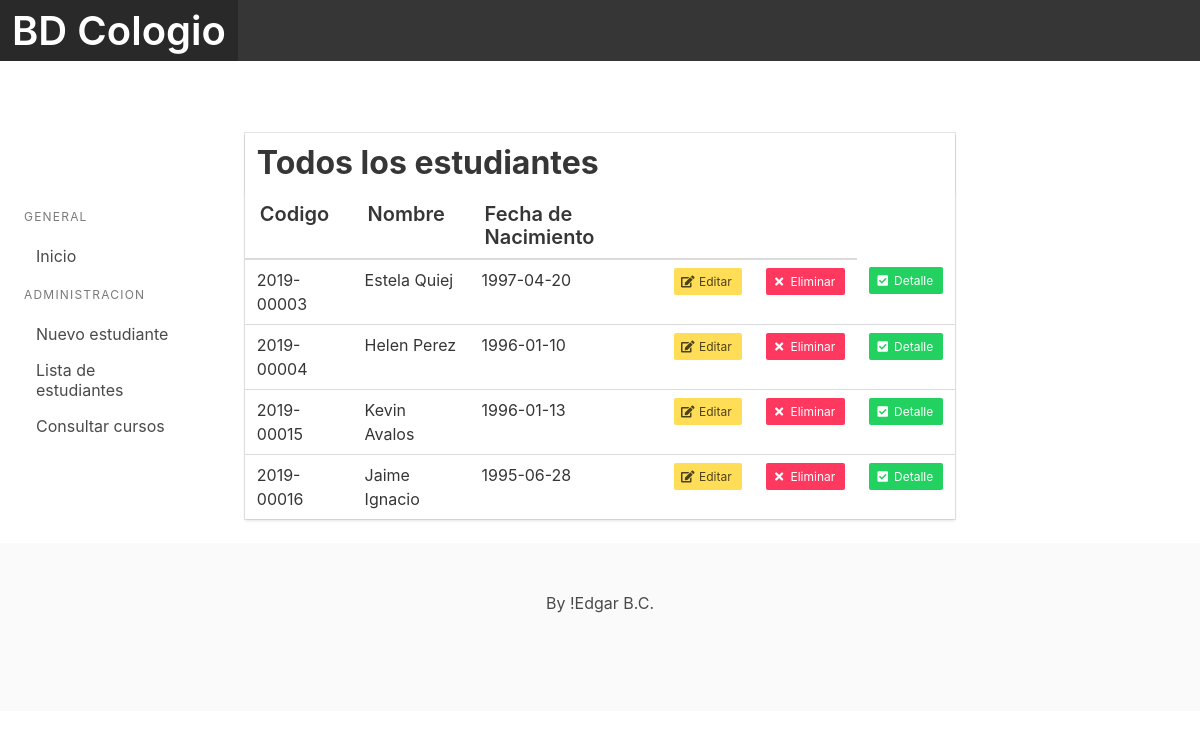
Screenshot of /student/list.php with the database file from the repository.
### tables this page shows
CREATE TABLE `student` (
  `id` int(11) NOT NULL AUTO_INCREMENT,
  `codigo` varchar(50) DEFAULT NULL,
  `fullname` varchar(50) NOT NULL,
  `birthdate` date NOT NULL,
  `is_active` tinyint(4) NOT NULL,
  PRIMARY KEY (`id`),
  UNIQUE KEY `codigo` (`codigo`)
);

### student/list.php (the view)
<?php require_once('../templates/header.php'); ?>
<?php require_once('../templates/navbar.php'); ?>
<br><br><br>
<div class="columns">
    <div class="column is-flex is-vcentered">
        <div class="section">
            <?php include_once('../templates/menu.php') ?>
        </div>
    </div>
    <div class="column is-three-fifths">
        <div class="card">
            <header class="card-header">
                <p class="card-header-title title is-3">Todos los estudiantes</p>
            </header>
            <div class="card-cotent is-flex is-horizontal-center">
                <table class="table is-hoverable">
                    <thead>
                        <th class="title is-5">Codigo</th>
                        <th class="title is-5">Nombre</th>
                        <th class="title is-5">Fecha de Nacimiento</th>
                        <th class="title is-5"></th>
                        <th class="title is-5"></th>
                    </thead>
                    <tbody>
                        <?php
                        include('../src/database/connection.php');
                        $sql = 'select * from student';
                        $result = $db_con->query($sql);
                        foreach ($result as $values) {
                            if ($values["is_active"] == 1) {
                                echo "<tr><td>"
                                    . $values["codigo"]
                                    . "</td><td>"
                                    . $values["fullname"]
                                    . "</td><td>"
                                    . $values["birthdate"]
                                    . "</td><td>"
                                    . "<a href='update.php"
                                    . "?id=" . $values["id"]
                                    . "&name=" . $values["fullname"]
                                    . "&date=" . $values["birthdate"]
                                    . "' class = 'button is-warning is-small is-outline'><span class='icon is-small'><i class='fas fa-edit'></i></span><span>Editar</span></a></td>"
                                    . "</td><td>"
                                    . "<a href='../src/student_controller/delete.php?id="
                                    . $values["id"]
                                    . "' class = 'button is-danger is-small is-outline'><span class='icon is-small'><i class='fas fa-times'></i></span><span>Eliminar</span></a></td>"
                                    . "</td><td>"
                                    . "<a href='detalle.php"
                                    . "?id=" . $values["id"]
                                    . "&name=" . $values["fullname"]
                                    . "&code=" . $values["codigo"]
                                    . "&date=" . $values["birthdate"]
                                    . "' class = 'button is-success is-small is-outline'><span class='icon is-small'><i class='fas fa-check-square'></i></span><span>Detalle</span></a></td>";
                            }
                        }
                        ?>
                    </tbody>
                </table>
            </div>
        </div>
    </div>
    <div class="column"></div>
</div>
<?php require_once('../templates/footer.php'); ?>

### templates/header.php (shortened to what this page needs)
<!DOCTYPE html>
<html lang="en">
<head>
    <link rel="stylesheet" href="http://<?php echo $_SERVER['SERVER_NAME']; ?>/school/css/bulma.min.css">
    <link rel="stylesheet" href="https://use.fontawesome.com/releases/v5.8.2/css/all.css">
</head>
<body>

### templates/navbar.php (shortened to what this page needs)
<nav class='navbar is-dark' role='navigation' aria-label='main navigation'>
    <div class='navbar-brand'>
        <a class='navbar-item' href='#'>
            <p class='title is-2 has-text-white'>BD Cologio</p>
        </a>
    </div>
    <div class='navbar-end'>
        <div class='navbar-item'>
        </div>
    </div>
</nav>

### templates/menu.php
<aside class="menu">
    <p class="menu-label">
        General
    </p>
    <ul class="menu-list">
        <li><a href="/school">Inicio</a></li>
    </ul>
    <p class="menu-label">
        Administracion
    </p>
    <ul class="menu-list">
        <li><a href="/school/student/new.php">Nuevo estudiante</a></li>
        <li><a href="/school/student/list.php">Lista de estudiantes</a></li>
        <li><a href="/school/subject/listMateria.php">Consultar cursos</a></li>
</aside>

### templates/footer.php
<footer class="footer">
    <div class="content has-text-centered">
        <p>
            By !Edgar B.C.
        </p>
    </div>
</footer>
</body>
</html>

### templates/header.php (style rules this page uses)
.is-horizontal-center { justify-content: center; }
.is-vcentered { -webkit-box-align: center; -ms-flex-align: center; align-items: center; }

### rows the page displays
student: codigo "2019-00003", fullname "Estela Quiej", birthdate "1997-04-20"
student: codigo "2019-00004", fullname "Helen Perez", birthdate "1996-01-10"
student: codigo "2019-00015", fullname "Kevin Avalos", birthdate "1996-01-13"
student: codigo "2019-00016", fullname "Jaime Ignacio", birthdate "1995-06-28"
